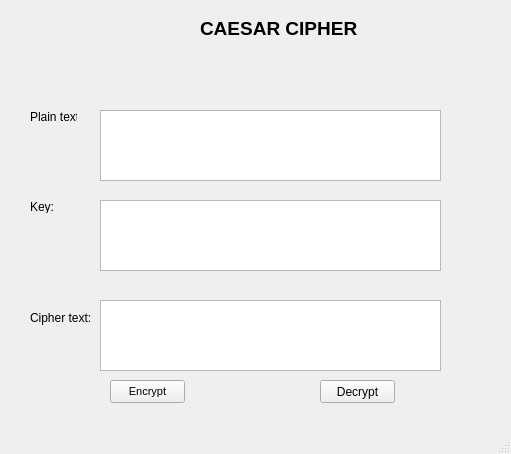
<?xml version="1.0" encoding="UTF-8"?>
<ui version="4.0">
 <class>MainWindow</class>
 <widget class="QMainWindow" name="MainWindow">
  <property name="geometry">
   <rect>
    <x>0</x>
    <y>0</y>
    <width>511</width>
    <height>454</height>
   </rect>
  </property>
  <property name="windowTitle">
   <string>MainWindow</string>
  </property>
  <widget class="QWidget" name="centralwidget">
   <widget class="QLabel" name="label">
    <property name="geometry">
     <rect>
      <x>200</x>
      <y>20</y>
      <width>191</width>
      <height>16</height>
     </rect>
    </property>
    <property name="font">
     <font>
      <pointsize>14</pointsize>
      <weight>75</weight>
      <bold>true</bold>
     </font>
    </property>
    <property name="text">
     <string>CAESAR CIPHER</string>
    </property>
   </widget>
   <widget class="QLabel" name="label_2">
    <property name="geometry">
     <rect>
      <x>30</x>
      <y>110</y>
      <width>47</width>
      <height>13</height>
     </rect>
    </property>
    <property name="text">
     <string>Plain text:</string>
    </property>
   </widget>
   <widget class="QLabel" name="label_3">
    <property name="geometry">
     <rect>
      <x>30</x>
      <y>200</y>
      <width>47</width>
      <height>13</height>
     </rect>
    </property>
    <property name="text">
     <string>Key:</string>
    </property>
   </widget>
   <widget class="QLabel" name="label_4">
    <property name="geometry">
     <rect>
      <x>30</x>
      <y>310</y>
      <width>71</width>
      <height>16</height>
     </rect>
    </property>
    <property name="text">
     <string>Cipher text:</string>
    </property>
   </widget>
   <widget class="QPushButton" name="btn_encrypt">
    <property name="geometry">
     <rect>
      <x>110</x>
      <y>380</y>
      <width>75</width>
      <height>23</height>
     </rect>
    </property>
    <property name="font">
     <font>
      <pointsize>8</pointsize>
     </font>
    </property>
    <property name="text">
     <string>Encrypt</string>
    </property>
   </widget>
   <widget class="QPushButton" name="btn_decrypt">
    <property name="geometry">
     <rect>
      <x>320</x>
      <y>380</y>
      <width>75</width>
      <height>23</height>
     </rect>
    </property>
    <property name="text">
     <string>Decrypt</string>
    </property>
   </widget>
   <widget class="QTextEdit" name="txt_plain_text">
    <property name="geometry">
     <rect>
      <x>100</x>
      <y>110</y>
      <width>341</width>
      <height>71</height>
     </rect>
    </property>
   </widget>
   <widget class="QTextEdit" name="txt_key">
    <property name="geometry">
     <rect>
      <x>100</x>
      <y>200</y>
      <width>341</width>
      <height>71</height>
     </rect>
    </property>
   </widget>
   <widget class="QTextEdit" name="txt_cipher_text">
    <property name="geometry">
     <rect>
      <x>100</x>
      <y>300</y>
      <width>341</width>
      <height>71</height>
     </rect>
    </property>
   </widget>
  </widget>
  <widget class="QMenuBar" name="menubar">
   <property name="geometry">
    <rect>
     <x>0</x>
     <y>0</y>
     <width>511</width>
     <height>21</height>
    </rect>
   </property>
  </widget>
  <widget class="QStatusBar" name="statusbar"/>
 </widget>
 <resources/>
 <connections/>
</ui>
